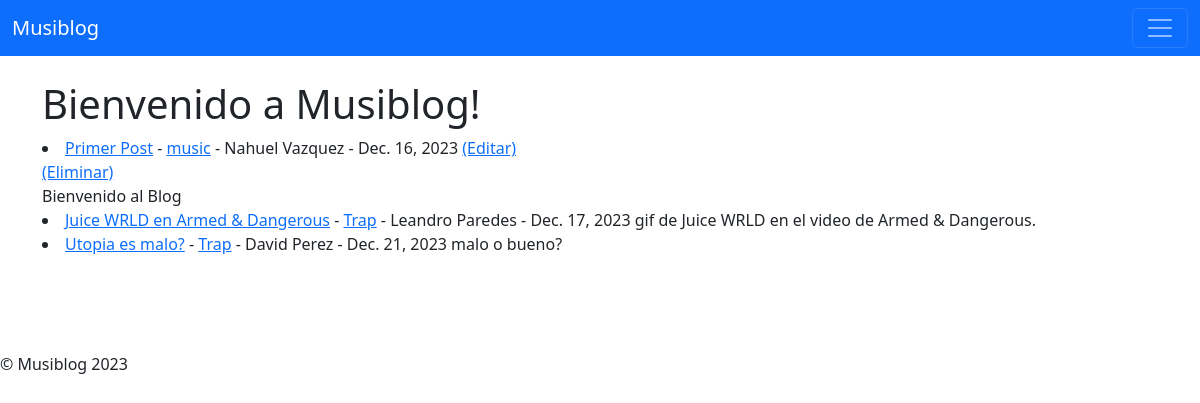
The app's page / (signed in) with its own data.
### musiblog/models.py (models this page shows, shortened)
class Post(models.Model):
    titulo= models.CharField(max_length=255)
    header_image = models.ImageField(null=True, blank=True, upload_to='images/')
    titulo_tag= models.CharField(max_length=255)
    subtitle = models.CharField(max_length=255)
    body = models.TextField()
    autor = models.ForeignKey(User, on_delete=models.CASCADE)
    fecha_post = models.DateField(auto_now_add=True)
    category= models.CharField(max_length=255, default='music')

### musiblog/views.py (the view)
# urls.py: path('', InicioVista.as_view(), name='inicio'),
class InicioVista(ListView):
    model = Post
    template_name = 'inicio.html'

### musiblog/templates/inicio.html (shortened to what this page needs)
{% extends 'base.html' %}
{% block content %}
<h1>Bienvenido a Musiblog!</h1>
{% for post in object_list %}
       <li><a href="{% url 'blog-detalle' post.pk %}">
       {{ post.titulo }}</a>
          - <a href='{% url 'categorias' post.category %}'>{{ post.category }}</a>
          - {{ post.autor.first_name }}
          {{ post.autor.last_name}} - {{ post.fecha_post }}
              {%if user.is_authenticated %}
                     {% if user.id == post.autor.id %}
                            <a href='{% url 'actualizar_post' post.pk %}'>(Editar)</a> <br/>
                            <a href='{% url 'eliminar_post' post.pk %}'>(Eliminar)</a> <br/>
                     {% endif %}
              {% endif %}
              {{ post.subtitle }}</li>
{% endfor%}
{% endblock %}

### records on screen
Post: titulo "Primer Post", category "music", autor.first_name "Nahuel", autor.last_name "Vazquez", fecha_post "Dec. 16, 2023", shows "(Editar)", subtitle "Bienvenido al Blog"
Post: titulo "Juice WRLD en Armed & Dangerous", category "Trap", autor.first_name "Leandro", autor.last_name "Paredes", fecha_post "Dec. 17, 2023", subtitle "gif de Juice WRLD en el video de Armed & Dangerous."
Post: titulo "Utopia es malo?", category "Trap", autor.first_name "David", autor.last_name "Perez", fecha_post "Dec. 21, 2023", subtitle "malo o bueno?"
